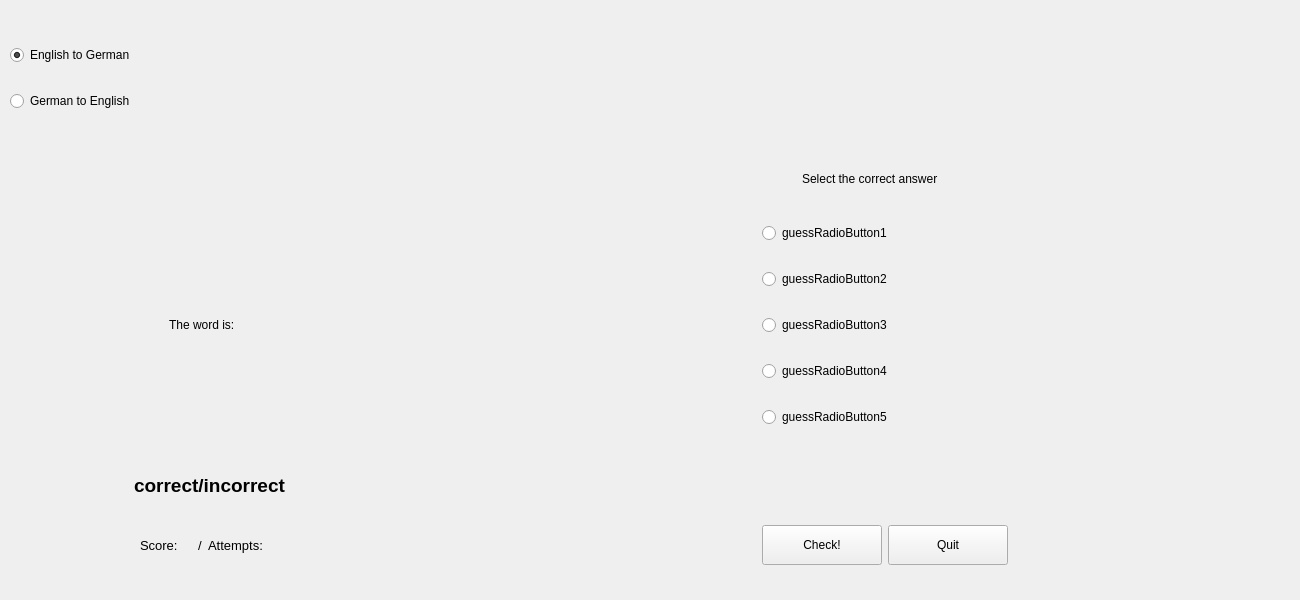
<?xml version="1.0" encoding="UTF-8"?>
<ui version="4.0">
 <class>multipleChoiceWindow</class>
 <widget class="QWidget" name="multipleChoiceWindow">
  <property name="geometry">
   <rect>
    <x>0</x>
    <y>0</y>
    <width>1300</width>
    <height>600</height>
   </rect>
  </property>
  <property name="minimumSize">
   <size>
    <width>1300</width>
    <height>600</height>
   </size>
  </property>
  <property name="windowTitle">
   <string>Multiple Choice</string>
  </property>
  <widget class="QWidget" name="gridLayoutWidget">
   <property name="geometry">
    <rect>
     <x>10</x>
     <y>11</y>
     <width>1332</width>
     <height>554</height>
    </rect>
   </property>
   <layout class="QGridLayout" name="gridLayout">
    <item row="3" column="0">
     <spacer name="verticalSpacer_7">
      <property name="orientation">
       <enum>Qt::Vertical</enum>
      </property>
      <property name="sizeHint" stdset="0">
       <size>
        <width>20</width>
        <height>40</height>
       </size>
      </property>
     </spacer>
    </item>
    <item row="0" column="1">
     <spacer name="horizontalSpacer_7">
      <property name="orientation">
       <enum>Qt::Horizontal</enum>
      </property>
      <property name="sizeHint" stdset="0">
       <size>
        <width>100</width>
        <height>20</height>
       </size>
      </property>
     </spacer>
    </item>
    <item row="7" column="2">
     <layout class="QHBoxLayout" name="horizontalLayout_2">
      <item>
       <widget class="QPushButton" name="checkButton">
        <property name="minimumSize">
         <size>
          <width>120</width>
          <height>40</height>
         </size>
        </property>
        <property name="text">
         <string>Check!</string>
        </property>
       </widget>
      </item>
      <item>
       <widget class="QPushButton" name="quitButton">
        <property name="minimumSize">
         <size>
          <width>120</width>
          <height>40</height>
         </size>
        </property>
        <property name="maximumSize">
         <size>
          <width>16777215</width>
          <height>16777215</height>
         </size>
        </property>
        <property name="text">
         <string>Quit</string>
        </property>
       </widget>
      </item>
      <item>
       <spacer name="horizontalSpacer_3">
        <property name="orientation">
         <enum>Qt::Horizontal</enum>
        </property>
        <property name="sizeHint" stdset="0">
         <size>
          <width>40</width>
          <height>20</height>
         </size>
        </property>
       </spacer>
      </item>
     </layout>
    </item>
    <item row="4" column="2">
     <layout class="QVBoxLayout" name="verticalLayout_2">
      <item>
       <widget class="QRadioButton" name="guessRadioButton1">
        <property name="minimumSize">
         <size>
          <width>400</width>
          <height>40</height>
         </size>
        </property>
        <property name="text">
         <string>guessRadioButton1</string>
        </property>
        <attribute name="buttonGroup">
         <string notr="true">buttonGroup_guess_text</string>
        </attribute>
       </widget>
      </item>
      <item>
       <widget class="QRadioButton" name="guessRadioButton2">
        <property name="minimumSize">
         <size>
          <width>400</width>
          <height>40</height>
         </size>
        </property>
        <property name="text">
         <string>guessRadioButton2</string>
        </property>
        <attribute name="buttonGroup">
         <string notr="true">buttonGroup_guess_text</string>
        </attribute>
       </widget>
      </item>
      <item>
       <widget class="QRadioButton" name="guessRadioButton3">
        <property name="minimumSize">
         <size>
          <width>400</width>
          <height>40</height>
         </size>
        </property>
        <property name="text">
         <string>guessRadioButton3</string>
        </property>
        <attribute name="buttonGroup">
         <string notr="true">buttonGroup_guess_text</string>
        </attribute>
       </widget>
      </item>
      <item>
       <widget class="QRadioButton" name="guessRadioButton4">
        <property name="minimumSize">
         <size>
          <width>400</width>
          <height>40</height>
         </size>
        </property>
        <property name="text">
         <string>guessRadioButton4</string>
        </property>
        <attribute name="buttonGroup">
         <string notr="true">buttonGroup_guess_text</string>
        </attribute>
       </widget>
      </item>
      <item>
       <widget class="QRadioButton" name="guessRadioButton5">
        <property name="minimumSize">
         <size>
          <width>400</width>
          <height>40</height>
         </size>
        </property>
        <property name="text">
         <string>guessRadioButton5</string>
        </property>
        <attribute name="buttonGroup">
         <string notr="true">buttonGroup_guess_text</string>
        </attribute>
       </widget>
      </item>
     </layout>
    </item>
    <item row="2" column="2">
     <layout class="QHBoxLayout" name="horizontalLayout_4">
      <item>
       <spacer name="horizontalSpacer_5">
        <property name="orientation">
         <enum>Qt::Horizontal</enum>
        </property>
        <property name="sizeHint" stdset="0">
         <size>
          <width>40</width>
          <height>20</height>
         </size>
        </property>
       </spacer>
      </item>
      <item>
       <widget class="QLabel" name="selectColumnHeaderLabel">
        <property name="minimumSize">
         <size>
          <width>500</width>
          <height>40</height>
         </size>
        </property>
        <property name="text">
         <string>Select the correct answer</string>
        </property>
       </widget>
      </item>
      <item>
       <spacer name="horizontalSpacer_6">
        <property name="orientation">
         <enum>Qt::Horizontal</enum>
        </property>
        <property name="sizeHint" stdset="0">
         <size>
          <width>40</width>
          <height>20</height>
         </size>
        </property>
       </spacer>
      </item>
     </layout>
    </item>
    <item row="0" column="2">
     <spacer name="horizontalSpacer_4">
      <property name="orientation">
       <enum>Qt::Horizontal</enum>
      </property>
      <property name="sizeHint" stdset="0">
       <size>
        <width>40</width>
        <height>20</height>
       </size>
      </property>
     </spacer>
    </item>
    <item row="2" column="0">
     <spacer name="verticalSpacer_4">
      <property name="orientation">
       <enum>Qt::Vertical</enum>
      </property>
      <property name="sizeHint" stdset="0">
       <size>
        <width>20</width>
        <height>40</height>
       </size>
      </property>
     </spacer>
    </item>
    <item row="1" column="0">
     <spacer name="verticalSpacer_5">
      <property name="orientation">
       <enum>Qt::Vertical</enum>
      </property>
      <property name="sizeHint" stdset="0">
       <size>
        <width>20</width>
        <height>40</height>
       </size>
      </property>
     </spacer>
    </item>
    <item row="4" column="0">
     <layout class="QHBoxLayout" name="horizontalLayout">
      <item>
       <spacer name="horizontalSpacer_2">
        <property name="orientation">
         <enum>Qt::Horizontal</enum>
        </property>
        <property name="sizeHint" stdset="0">
         <size>
          <width>40</width>
          <height>20</height>
         </size>
        </property>
       </spacer>
      </item>
      <item>
       <widget class="QLabel" name="label">
        <property name="minimumSize">
         <size>
          <width>0</width>
          <height>40</height>
         </size>
        </property>
        <property name="text">
         <string>The word is: </string>
        </property>
       </widget>
      </item>
      <item>
       <widget class="QLabel" name="ControlWordLabel">
        <property name="minimumSize">
         <size>
          <width>0</width>
          <height>40</height>
         </size>
        </property>
        <property name="font">
         <font>
          <pointsize>10</pointsize>
          <weight>75</weight>
          <bold>true</bold>
         </font>
        </property>
        <property name="text">
         <string>&lt;word to guess&gt;</string>
        </property>
       </widget>
      </item>
      <item>
       <spacer name="horizontalSpacer">
        <property name="orientation">
         <enum>Qt::Horizontal</enum>
        </property>
        <property name="sizeHint" stdset="0">
         <size>
          <width>40</width>
          <height>20</height>
         </size>
        </property>
       </spacer>
      </item>
     </layout>
    </item>
    <item row="5" column="1">
     <spacer name="verticalSpacer_3">
      <property name="orientation">
       <enum>Qt::Vertical</enum>
      </property>
      <property name="sizeHint" stdset="0">
       <size>
        <width>20</width>
        <height>40</height>
       </size>
      </property>
     </spacer>
    </item>
    <item row="7" column="0">
     <layout class="QHBoxLayout" name="horizontalLayout_5">
      <item>
       <spacer name="horizontalSpacer_9">
        <property name="orientation">
         <enum>Qt::Horizontal</enum>
        </property>
        <property name="sizeHint" stdset="0">
         <size>
          <width>40</width>
          <height>20</height>
         </size>
        </property>
       </spacer>
      </item>
      <item>
       <widget class="QLabel" name="label_3">
        <property name="font">
         <font>
          <pointsize>10</pointsize>
         </font>
        </property>
        <property name="text">
         <string>Score:</string>
        </property>
       </widget>
      </item>
      <item>
       <widget class="QLabel" name="scoreLabel">
        <property name="font">
         <font>
          <pointsize>10</pointsize>
         </font>
        </property>
        <property name="text">
         <string>&lt;score&gt;</string>
        </property>
       </widget>
      </item>
      <item>
       <widget class="QLabel" name="label_2">
        <property name="font">
         <font>
          <pointsize>10</pointsize>
         </font>
        </property>
        <property name="text">
         <string>/</string>
        </property>
       </widget>
      </item>
      <item>
       <widget class="QLabel" name="label_4">
        <property name="font">
         <font>
          <pointsize>10</pointsize>
         </font>
        </property>
        <property name="text">
         <string>Attempts: </string>
        </property>
       </widget>
      </item>
      <item>
       <widget class="QLabel" name="attemptsLabel">
        <property name="font">
         <font>
          <pointsize>10</pointsize>
         </font>
        </property>
        <property name="text">
         <string>&lt;attempts&gt;</string>
        </property>
       </widget>
      </item>
      <item>
       <spacer name="horizontalSpacer_8">
        <property name="orientation">
         <enum>Qt::Horizontal</enum>
        </property>
        <property name="sizeHint" stdset="0">
         <size>
          <width>40</width>
          <height>20</height>
         </size>
        </property>
       </spacer>
      </item>
     </layout>
    </item>
    <item row="6" column="1">
     <spacer name="verticalSpacer_8">
      <property name="orientation">
       <enum>Qt::Vertical</enum>
      </property>
      <property name="sizeHint" stdset="0">
       <size>
        <width>20</width>
        <height>100</height>
       </size>
      </property>
     </spacer>
    </item>
    <item row="0" column="0">
     <layout class="QVBoxLayout" name="verticalLayout">
      <item>
       <spacer name="verticalSpacer_2">
        <property name="orientation">
         <enum>Qt::Vertical</enum>
        </property>
        <property name="sizeHint" stdset="0">
         <size>
          <width>20</width>
          <height>40</height>
         </size>
        </property>
       </spacer>
      </item>
      <item>
       <widget class="QRadioButton" name="englishToGermanRadioButton">
        <property name="minimumSize">
         <size>
          <width>400</width>
          <height>40</height>
         </size>
        </property>
        <property name="text">
         <string>English to German</string>
        </property>
        <property name="checked">
         <bool>true</bool>
        </property>
        <attribute name="buttonGroup">
         <string notr="true">buttonGroup_language</string>
        </attribute>
       </widget>
      </item>
      <item>
       <widget class="QRadioButton" name="germanToEnglishRadioButton">
        <property name="minimumSize">
         <size>
          <width>400</width>
          <height>40</height>
         </size>
        </property>
        <property name="text">
         <string>German to English</string>
        </property>
        <attribute name="buttonGroup">
         <string notr="true">buttonGroup_language</string>
        </attribute>
       </widget>
      </item>
      <item>
       <spacer name="verticalSpacer">
        <property name="orientation">
         <enum>Qt::Vertical</enum>
        </property>
        <property name="sizeHint" stdset="0">
         <size>
          <width>20</width>
          <height>40</height>
         </size>
        </property>
       </spacer>
      </item>
     </layout>
    </item>
    <item row="6" column="0">
     <layout class="QHBoxLayout" name="horizontalLayout_6">
      <item>
       <spacer name="horizontalSpacer_11">
        <property name="orientation">
         <enum>Qt::Horizontal</enum>
        </property>
        <property name="sizeHint" stdset="0">
         <size>
          <width>40</width>
          <height>20</height>
         </size>
        </property>
       </spacer>
      </item>
      <item>
       <widget class="QLabel" name="correctLabel">
        <property name="font">
         <font>
          <pointsize>14</pointsize>
          <weight>75</weight>
          <bold>true</bold>
         </font>
        </property>
        <property name="text">
         <string>correct/incorrect</string>
        </property>
       </widget>
      </item>
      <item>
       <spacer name="horizontalSpacer_10">
        <property name="orientation">
         <enum>Qt::Horizontal</enum>
        </property>
        <property name="sizeHint" stdset="0">
         <size>
          <width>40</width>
          <height>20</height>
         </size>
        </property>
       </spacer>
      </item>
     </layout>
    </item>
   </layout>
  </widget>
 </widget>
 <resources/>
 <connections/>
 <buttongroups>
  <buttongroup name="buttonGroup_guess_text"/>
  <buttongroup name="buttonGroup_language"/>
 </buttongroups>
</ui>
